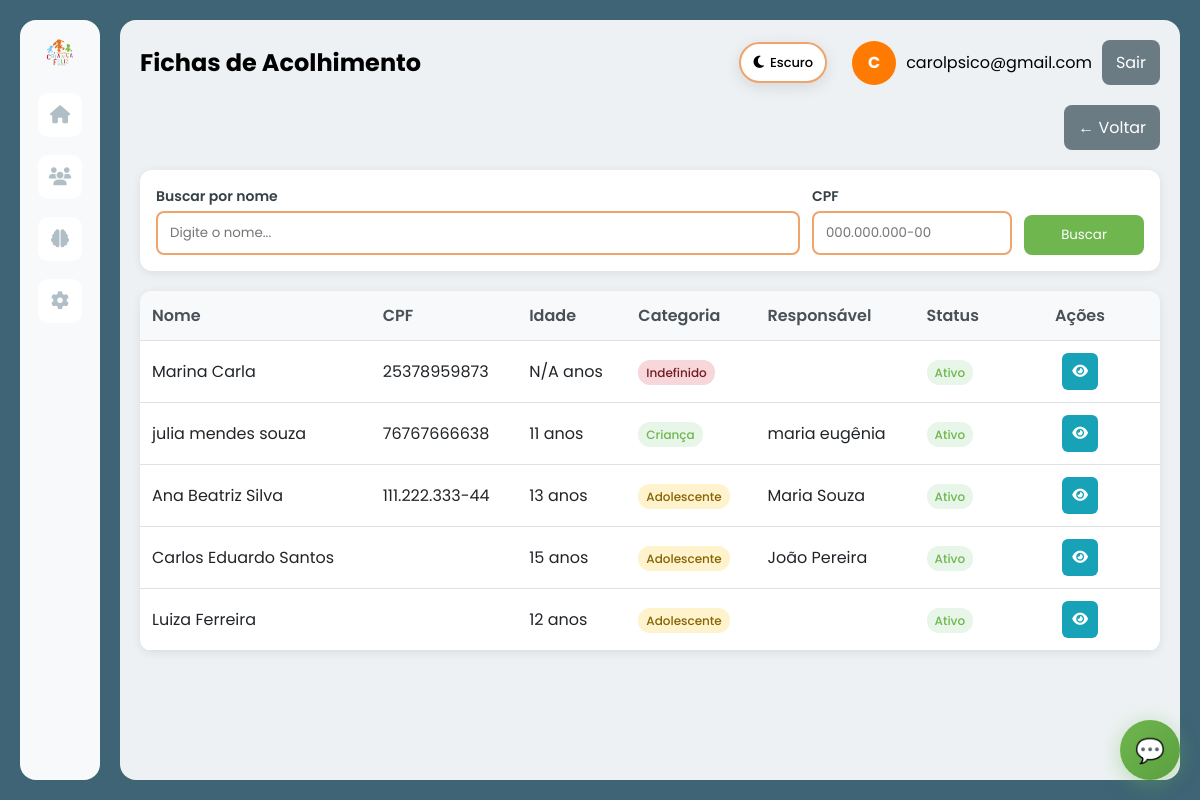
/acolhimento_list.php (signed in), run on the app's committed database.
### tables this page shows
CREATE TABLE `atendido` (
  `idatendido` int(11) NOT NULL,
  `status` varchar(20) DEFAULT NULL,
  `data_cadastro` date DEFAULT NULL,
  `nome` varchar(100) DEFAULT NULL,
  `data_nascimento` date DEFAULT NULL,
  `faixa_etaria` varchar(20) DEFAULT NULL,
  `cpf` varchar(14) DEFAULT NULL,
  `rg` varchar(20) DEFAULT NULL,
  `endereco` varchar(255) DEFAULT NULL,
  `numero` varchar(20) DEFAULT NULL,
  `complemento` varchar(100) DEFAULT NULL,
  `bairro` varchar(100) DEFAULT NULL,
  `cidade` varchar(100) DEFAULT NULL,
  `estado` varchar(2) DEFAULT NULL,
  `cep` varchar(10) DEFAULT NULL,
  `foto` varchar(255) DEFAULT NULL,
  `id_responsavel` int(11) DEFAULT NULL,
  `data_acolhimento` date DEFAULT NULL
);

CREATE TABLE `responsavel` (
  `idresponsavel` int(11) NOT NULL,
  `nome` varchar(100) DEFAULT NULL,
  `cpf` varchar(14) DEFAULT NULL,
  `rg` varchar(20) DEFAULT NULL,
  `telefone` varchar(15) DEFAULT NULL,
  `email` varchar(100) DEFAULT NULL,
  `parentesco` varchar(50) DEFAULT NULL,
  `endereco` varchar(255) DEFAULT NULL,
  `numero` varchar(20) DEFAULT NULL,
  `complemento` varchar(100) DEFAULT NULL,
  `bairro` varchar(100) DEFAULT NULL,
  `cidade` varchar(100) DEFAULT NULL,
  `cep` varchar(10) DEFAULT NULL
);

### app/Controllers/BaseController.php (called while the page is built, shortened)
<?php
class BaseController {
    protected $authService;
    public function __construct() {
        $this->authService = new AuthService();
    }
    protected function renderWithLayout($layout, $view, $data = []) {
        $data['currentUser'] = $this->authService->getCurrentUser();
        $data['isLoggedIn'] = $this->authService->isLoggedIn();
        $data['old_input'] = $_SESSION['old_input'] ?? [];
        view($view, $data);
    }
    protected function requireAuth() {
        $this->authService->requireAuth();
    }
}

### app/Controllers/AcolhimentoController.php (called while the page is built, shortened)
<?php
class AcolhimentoController extends BaseController {
    private $acolhimentoService;
    public function __construct() {
        $this->acolhimentoService = new AcolhimentoService();
    }
    public function index() {
        try {
            $page = intval($this->getParam('page', 1));
            $perPage = 10;
            $result = $this->acolhimentoService->listFichas($page, $perPage);
            $data = [
                'title' => 'Fichas de Acolhimento',
                'fichas' => $result['data'] ?? [],
                'pagination' => [
                    'current_page' => $result['current_page'] ?? 1,
                    'last_page' => $result['last_page'] ?? 1,
                    'total' => $result['total'] ?? 0,
                    'per_page' => $result['per_page'] ?? 10
                ],
                'current_page' => $result['current_page'] ?? 1,
                'last_page' => $result['last_page'] ?? 1,
                'per_page' => $result['per_page'] ?? 10,
                'messages' => $this->getFlashMessages(),
                'csrf_token' => $this->generateCSRF()
            ];
            $this->renderWithLayout('main', 'acolhimento/index', $data);
        } catch (Exception $e) {
            $this->handleException($e);
        }
    }
}

### app/Models/BaseModelDB.php (called while the page is built, shortened)
<?php
abstract class BaseModelDB {
    protected $pdo;
    public function __construct($table, $primaryKey = 'id') {
        $this->pdo = Database::getConnection();
    }
    protected function query($sql, $params = []) {
        $stmt = $this->pdo->prepare($sql);
        $stmt->execute($params);
        return $stmt;
    }
}

### app/Config/Database.php (called while the page is built, shortened)
<?php
class Database {
    private static $host = 'localhost';
    private static $dbname = 'criancafeliz';
    private static $username = 'root';
    private static $password = '';
    private static $charset = 'utf8mb4';
    private static $pdo = null;
    public static function getConnection() {
        if (self::$pdo === null) {
            try {
                $dsn = "mysql:host=" . self::$host . ";dbname=" . self::$dbname . ";charset=" . self::$charset;
                $options = [
                    PDO::ATTR_ERRMODE            => PDO::ERRMODE_EXCEPTION,
                    PDO::ATTR_DEFAULT_FETCH_MODE => PDO::FETCH_ASSOC,
                    PDO::ATTR_EMULATE_PREPARES   => false,
                    PDO::MYSQL_ATTR_INIT_COMMAND => "SET NAMES utf8mb4"
                ];
                self::$pdo = new PDO($dsn, self::$username, self::$password, $options);
            } catch (PDOException $e) {
                error_log('❌ ERRO ao conectar ao banco: ' . $e->getMessage());
                throw new Exception('Erro ao conectar ao banco de dados: ' . $e->getMessage());
            }
        }
        return self::$pdo;
    }
}

### app/Models/AcolhimentoDB.php (called while the page is built, shortened)
<?php
class AcolhimentoDB extends BaseModelDB {
    public function listFichas($page = 1, $perPage = 10) {
        $offset = ($page - 1) * $perPage;
        $stmt = $this->query("
            SELECT
                a.idatendido as id,
                a.nome as nome_completo,
                a.cpf,
                a.data_nascimento,
                a.status,
                r.nome as nome_responsavel
            FROM Atendido a
            LEFT JOIN Responsavel r ON a.id_responsavel = r.idresponsavel
            ORDER BY a.data_cadastro DESC
            LIMIT ? OFFSET ?
        ", [$perPage, $offset]);
        $fichas = $stmt->fetchAll();
        $stmt = $this->query("
            SELECT COUNT(*) as total
            FROM Atendido a
        ");
        $result = $stmt->fetch();
        $total = $result['total'];
        return [
            'data' => $fichas,
            'total' => $total,
            'current_page' => $page,
            'last_page' => ceil($total / $perPage),
            'per_page' => $perPage,
            'page' => $page,
            'perPage' => $perPage,
            'totalPages' => ceil($total / $perPage)
        ];
    }
}

### app/Services/AcolhimentoService.php (called while the page is built, shortened)
<?php
class AcolhimentoService {
    private $acolhimentoModel;
    public function __construct() {
        $this->acolhimentoModel = App::getAcolhimentoModel();
    }
    public function listFichas($page = 1, $perPage = 10) {
        if (method_exists($this->acolhimentoModel, 'listFichas')) {
            return $this->acolhimentoModel->listFichas($page, $perPage);
        }
        return $this->acolhimentoModel->paginate($page, $perPage);
    }
}

### app/Views/acolhimento/index.php (the view, shortened to what this page needs)
<div class="actions" style="display:flex; gap:10px; justify-content:flex-end; margin-bottom:20px;">
    <a href="prontuarios.php" class="btn secondary" style="background:#6b7b84; color:#fff; border:none; padding:10px 14px; border-radius:8px; cursor:pointer; text-decoration:none;">← Voltar</a>
</div>
<div class="search-filters" style="background:#fff; border-radius:12px; padding:16px; margin-bottom:20px; box-shadow: 0 2px 10px rgba(0,0,0,.08);">
    <form method="GET" style="display:grid; grid-template-columns: 1fr 200px 120px; gap:12px; align-items:end;">
        <div>
            <label style="font-size:14px; color:#354047; font-weight:600; display:block; margin-bottom:4px;">Buscar por nome</label>
            <input type="text" name="q" placeholder="Digite o nome..." value="<?php echo htmlspecialchars($_GET['q'] ?? ''); ?>"
                   style="padding:10px 12px; border:2px solid #f0a36b; border-radius:8px; font-family:Poppins; background:#fff; width:100%; box-sizing:border-box;">
        </div>
        <div>
            <label style="font-size:14px; color:#354047; font-weight:600; display:block; margin-bottom:4px;">CPF</label>
            <input type="text" name="cpf" placeholder="000.000.000-00" value="<?php echo htmlspecialchars($_GET['cpf'] ?? ''); ?>"
                   style="padding:10px 12px; border:2px solid #f0a36b; border-radius:8px; font-family:Poppins; background:#fff; width:100%; box-sizing:border-box;">
        </div>
        <div>
            <button type="submit" class="btn" style="background:#6fb64f; color:#fff; border:none; padding:10px 14px; border-radius:8px; cursor:pointer; width:100%;">Buscar</button>
        </div>
    </form>
</div>
<div class="table-container" style="background:#fff; border-radius:12px; overflow:hidden; box-shadow: 0 2px 10px rgba(0,0,0,.08);">
    <?php if (!empty($fichas)): ?>
        <table style="width:100%; border-collapse:collapse;">
            <thead style="background:#f8f9fa;">
                <tr>
                    <th style="padding:12px; text-align:left; border-bottom:1px solid #dee2e6; font-weight:600; color:#495057;">Nome</th>
                    <th style="padding:12px; text-align:left; border-bottom:1px solid #dee2e6; font-weight:600; color:#495057;">CPF</th>
                    <th style="padding:12px; text-align:left; border-bottom:1px solid #dee2e6; font-weight:600; color:#495057;">Idade</th>
                    <th style="padding:12px; text-align:left; border-bottom:1px solid #dee2e6; font-weight:600; color:#495057;">Categoria</th>
                    <th style="padding:12px; text-align:left; border-bottom:1px solid #dee2e6; font-weight:600; color:#495057;">Responsável</th>
                    <th style="padding:12px; text-align:left; border-bottom:1px solid #dee2e6; font-weight:600; color:#495057;">Status</th>
                    <th style="padding:12px; text-align:center; border-bottom:1px solid #dee2e6; font-weight:600; color:#495057; width:160px;">Ações</th>
                </tr>
            </thead>
            <tbody id="fichas-body">
                <?php foreach ($fichas as $ficha): ?>
                    <tr style="border-bottom:1px solid #dee2e6;">
                        <td style="padding:12px; color:#212529;"><?php echo htmlspecialchars($ficha['nome_completo'] ?? ''); ?></td>
                        <td style="padding:12px; color:#212529;"><?php echo htmlspecialchars($ficha['cpf'] ?? ''); ?></td>
                        <td style="padding:12px; color:#212529;"><?php echo $ficha['idade'] ?? 'N/A'; ?> anos</td>
                        <td style="padding:12px; color:#212529;">
                            <span class="badge <?php echo strtolower($ficha['categoria'] ?? 'indefinido'); ?>"
                                  style="padding:4px 8px; border-radius:12px; font-size:12px; font-weight:500;
                                         <?php
                                         $categoria = strtolower($ficha['categoria'] ?? 'indefinido');
                                         if ($categoria === 'criança') echo 'background:#e8f6ea; color:#6fb64f;';
                                         elseif ($categoria === 'adolescente') echo 'background:#fff3cd; color:#856404;';
                                         elseif ($categoria === 'adulto') echo 'background:#d1ecf1; color:#0c5460;';
                                         else echo 'background:#f8d7da; color:#721c24;';
                                         ?>">
                                <?php echo ucfirst($ficha['categoria'] ?? 'Indefinido'); ?>
                            </span>
                        </td>
                        <td style="padding:12px; color:#212529;"><?php echo htmlspecialchars($ficha['nome_responsavel'] ?? ''); ?></td>
                        <td style="padding:12px; color:#212529;">
                            <span class="status <?php echo strtolower($ficha['status'] ?? 'ativo'); ?>"
                                  style="padding:4px 8px; border-radius:12px; font-size:12px; font-weight:500;
                                         <?php echo ($ficha['status'] ?? 'Ativo') === 'Ativo' ? 'background:#e8f6ea; color:#6fb64f;' : 'background:#f8d7da; color:#721c24;'; ?>">
                                <?php echo $ficha['status'] ?? 'Ativo'; ?>
                            </span>
                        </td>
                        <td style="padding:12px; text-align:center;">
                            <?php if (isset($ficha['id']) && !empty($ficha['id'])): ?>
                                <?php
                                $id = $ficha['id'];
                                echo '<a href="acolhimento_view.php?id=' . $id . '" ';
                                echo 'class="btn-icon" ';
                                echo 'title="Visualizar" ';
                                echo 'style="background:#17a2b8; color:#fff; border:none; padding:8px 10px; border-radius:6px; cursor:pointer; text-decoration:none; font-size:14px; margin:0 4px; display:inline-block;">';
                                echo '<i class="fas fa-eye"></i></a> ';
                                ?>
                            <?php else: ?>
                                <span style="color: #999; font-size: 12px;">ID inválido</span>
                            <?php endif; ?>
                        </td>
                    </tr>
                <?php endforeach; ?>
            </tbody>
        </table>
    <?php endif; ?>
</div>

### css/style.css (style rules this page uses)
* { margin: 0; padding: 0; box-sizing: border-box; font-family: 'Poppins', sans-serif; }
body { font-family: 'Poppins', sans-serif; }
html { font-family: 'Poppins', sans-serif; }
.fa, .fas, .far, .fal, .fab, i.fa, i.fas, i.far, i.fal, i.fab { font-family: "Font Awesome 6 Free" !important; font-style: normal !important; font-weight: 900 !important; }
:root { --bg-primary: #ffffff; --bg-secondary: #f8f9fa; --bg-tertiary: #edf1f3; --text-primary: #000000; --text-secondary: #333333; --text-muted: #999999; --border-color: #f0a36b; --input-bg: #ffffff; --card-bg: #ffffff; --shadow: rgba(0, 0, 0, 0.15); --shadow-light: rgba(0, 0, 0, 0.1); --primary-green: #6fb64f; --primary-orange: #f0a36b; --primary-orange-hover: #d98242; --error-bg: #fee; --error-border: #fcc; --error-text: #c33; }
body { font-family: 'Poppins', sans-serif; background: var(--bg-primary); color: var(--text-primary); min-height: 100vh; margin: 0; padding: 0; transition: background-color 0.3s ease, color 0.3s ease; }
.actions { display: flex; align-items: center; gap: 10px; }
td { white-space: nowrap; }
th[style*="width:160px"], td:last-child { width: 160px; text-align: center; }

### app/Views/layouts/main.php (style rules this page uses)
* { font-family: 'Poppins', sans-serif; }
.fa, .fas, .far, .fal, .fab { font-family: "Font Awesome 6 Free" !important; }
body { background: #3E6475; margin: 0; padding: 0; font-family: 'Poppins', sans-serif; }
.btn { background: #ff7a00; color: #fff; border: none; padding: 10px 14px; border-radius: 8px; cursor: pointer; text-decoration: none; display: inline-block; font-family: 'Poppins', sans-serif; }
.btn.secondary { background: #6b7b84; }
input, select, textarea, button { font-family: 'Poppins', sans-serif; }
h1, h2, h3, h4, h5, h6, p, span, div, a, label { font-family: 'Poppins', sans-serif; }
i.fa, i.fas, i.far, i.fal, i.fab { font-family: "Font Awesome 6 Free" !important; font-style: normal; }
.actions { display: flex; gap: 10px; justify-content: flex-end; }

### data on the page
atendido: nome "Marina Carla", cpf "25378959873", idade "N/A", categoria "Indefinido", status "Ativo"
atendido: nome "julia mendes souza", cpf "76767666638", idade "11", categoria "Criança", id_responsavel.nome "maria eugênia", status "Ativo"
atendido: nome "Ana Beatriz Silva", cpf "111.222.333-44", idade "13", categoria "Adolescente", id_responsavel.nome "Maria Souza", status "Ativo"
atendido: nome "Carlos Eduardo Santos", idade "15", categoria "Adolescente", id_responsavel.nome "João Pereira", status "Ativo"
atendido: nome "Luiza Ferreira", idade "12", categoria "Adolescente", status "Ativo"

### other printed values
$pageTitle "Fichas de Acolhimento"
substr($currentUser['name'] ?? 'U', 0, 1) "C"
$currentUser['email'] "carolpsico@gmail.com"
